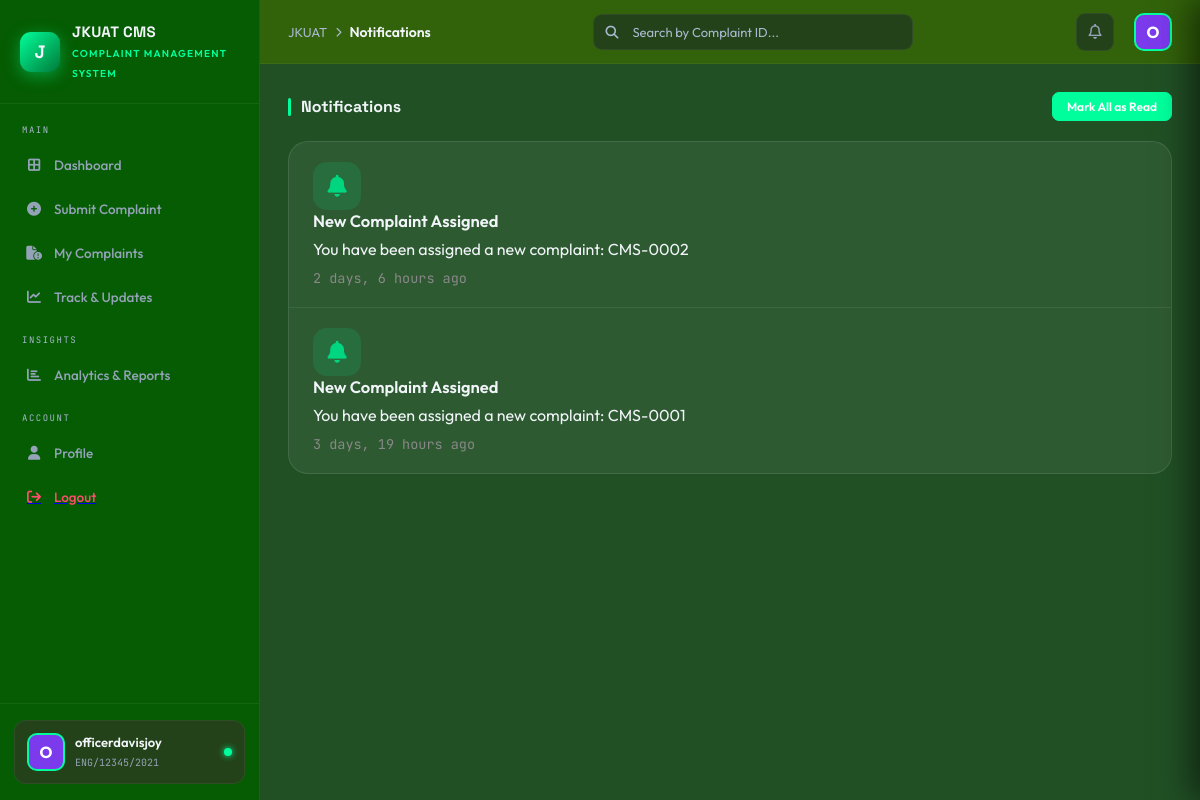
/accounts/client/notifications/ (signed in), run on the app's committed database.
### accounts/models.py (models this page shows, shortened)
class Profile(models.Model):
    user = models.OneToOneField(User, on_delete=models.CASCADE, related_name='profile')
    reg_id = models.CharField(
        max_length=50,
        unique=True,
        blank=True,
        null=True,
        verbose_name="Registration / Staff ID"
    )
    full_name = models.CharField(max_length=150, blank=True)
    phone = models.CharField(max_length=15, blank=True)
    department = models.CharField(max_length=100, blank=True)
    ROLE_CHOICES = [
        ('complainant', 'Complainant'),
        ('officer', 'Departmental Officer'),
        ('dean', 'Dean'),
    ]
    role = models.CharField(max_length=20, choices=ROLE_CHOICES, default='complainant')
    class Meta:
        verbose_name = "User Profile"
        verbose_name_plural = "User Profiles"

class Notification(models.Model):
    recipient = models.ForeignKey(User, on_delete=models.CASCADE, related_name='notifications')
    complaint = models.ForeignKey(Complaint, on_delete=models.CASCADE, null=True, blank=True)
    title = models.CharField(max_length=200)
    message = models.TextField()
    is_read = models.BooleanField(default=False)
    created_at = models.DateTimeField(auto_now_add=True)
    notification_type = models.CharField(
        max_length=50,
        choices=[
            ('new_complaint', 'New Complaint'),
            ('status_update', 'Status Update'),
            ('assignment', 'Assignment'),
            ('general', 'General'),
        ],
        default='general'
    )
    class Meta:
        ordering = ['-created_at']

### accounts/views.py (the view)
# urls.py: path('client/notifications/', views.client_notifications, name='client_notifications'),
@login_required
def client_notifications(request):
    notifications = Notification.objects.filter(recipient=request.user).order_by('-created_at')[:20]
    context = {'notifications': notifications}
    return render(request, 'clients/notifications.html', context)

### accounts/context_processors.py (called while the page is built)
def notifications(request):
    if request.user.is_authenticated:
        unread_notifications = Notification.objects.filter(recipient=request.user, is_read=False).order_by('-created_at')
        all_notifications = Notification.objects.filter(recipient=request.user).order_by('-created_at')[:20] # Last 20 notifications
        return {
            'unread_notifications_count': unread_notifications.count(),
            'notifications_list': all_notifications
        }
    return {
        'unread_notifications_count': 0,
        'notifications_list': []
    }

### accounts/templates/clients/notifications.html (shortened to what this page needs)
{% extends "clients/base.html" %}
{% block breadcrumb %}Notifications{% endblock %}
{% block content %}
<div class="page-wrap active" id="page-notifications">
    <div class="section-hdr">
        <div class="section-title">Notifications</div>
        {% if notifications %}
        <button class="btn-sm btn-green" onclick="markAllAsRead()">
            Mark All as Read
        </button>
        {% endif %}
    </div>
    <div class="notifications-container">
        {% for notif in notifications %}
        <div class="notif-item {% if not notif.is_read %}unread{% endif %}">
            <div class="notif-content">
                <div class="ni-icon">
                    <i class="fa-solid fa-bell"></i>
                </div>
                <div class="ni-body">
                    <div class="ni-title">{{ notif.title }}</div>
                    <div class="ni-message">{{ notif.message }}</div>
                    <div class="ni-time">{{ notif.created_at|timesince }} ago</div>
                </div>
            </div>
        </div>
        {% endfor %}
    </div>
</div>
{% endblock %}

### accounts/templates/clients/base.html (shortened to what this page needs)
{% load static %}
<!DOCTYPE html>
<html lang="en">
<head>
    <link rel="stylesheet" href="https://cdnjs.cloudflare.com/ajax/libs/font-awesome/6.4.0/css/all.min.css">
</head>
<body>
    <div class="shell">
        <aside class="sidebar" id="sidebar">
            <div class="brand">
                <div class="brand-logo">J</div>
                <div class="brand-info">
                    <h2>JKUAT CMS</h2>
                    <span>Complaint Management System</span>
                </div>
            </div>
            <div class="nav-links">
                <div class="nav-section">MAIN</div>
                <a href="{% url 'accounts:client_dashboard' %}" class="nav-item {% if request.resolver_match.url_name == 'client_dashboard' %}active{% endif %}">
                    <i class="fa-solid fa-border-all"></i> Dashboard
                </a>
                <a href="{% url 'accounts:submit_complaint' %}" class="nav-item {% if request.resolver_match.url_name == 'submit_complaint' %}active{% endif %}">
                    <i class="fa-solid fa-plus-circle"></i> Submit Complaint
                </a>
                <a href="{% url 'accounts:my_complaints' %}" class="nav-item {% if request.resolver_match.url_name == 'my_complaints' %}active{% endif %}">
                    <i class="fa-solid fa-file-circle-exclamation"></i> My Complaints
                </a>
                <a href="{% url 'accounts:track_complaints' %}" class="nav-item {% if request.resolver_match.url_name == 'track_complaints' %}active{% endif %}">
                    <i class="fa-solid fa-chart-line"></i> Track & Updates
                </a>
                <div class="nav-section">INSIGHTS</div>
                <a href="{% url 'accounts:client_analytics' %}" class="nav-item {% if request.resolver_match.url_name == 'client_analytics' %}active{% endif %}">
                    <i class="fa-solid fa-chart-bar"></i> Analytics & Reports
                </a>
                <div class="nav-section">ACCOUNT</div>
                <a href="{% url 'accounts:profile' %}" class="nav-item {% if request.resolver_match.url_name == 'profile' %}active{% endif %}">
                    <i class="fa-solid fa-user"></i> Profile
                </a>
                <a href="{% url 'accounts:user_logout' %}"><div class="nav-item logout"><i class="fa-solid fa-arrow-right-from-bracket"></i> Logout</div></a>
            </div>
            <div class="sidebar-footer">
                <div class="student-card">
                    <div class="student-avatar">{{ request.user.username|first|upper }}</div>
                    <div class="student-info">
                        <h4>{{ request.user.username|default:"Alex Mutua" }}</h4>
                        <span>{{ request.user.profile.reg_id|default:"ENG/12345/2021" }}</span>
                    </div>
                    <div class="online-dot"></div>
                </div>
            </div>
        </aside>
        <main class="main">
            <header class="topbar">
                <div class="topbar-left">
                    <div class="page-breadcrumb">
                        <span>JKUAT</span>
                        <i class="fa-solid fa-chevron-right" style="font-size:10px;color:var(--txt3)"></i>
                        <strong>{% block breadcrumb %}Dashboard{% endblock %}</strong>
                    </div>
                </div>
                <form action="{% url 'accounts:global_search' %}" method="GET" class="search-wrap">
                    <i class="fa-solid fa-magnifying-glass"></i>
                    <input type="text" name="q" placeholder="Search by Complaint ID..." id="globalSearch">
                </form>
                <div class="topbar-right">
                    <div class="icon-btn" onclick="toggleNotif()">
                        <i class="fa-regular fa-bell"></i>
                    </div>
                    <div class="avatar-btn" onclick="location.href='{% url 'accounts:profile' %}'">{{ request.user.username|first|upper }}</div>
                </div>
            </header>
            {% block content %}{% endblock %}
        </main>
    </div>
</body>
</html>

### data on the page
Notification: title "New Complaint Assigned", message "You have been assigned a new complaint: CMS-0002", created_at "2 days, 6 hours"
Notification: title "New Complaint Assigned", message "You have been assigned a new complaint: CMS-0001", created_at "3 days, 19 hours"

### other printed values
{{ request.user.username|first|upper }} "O"
{{ request.user.username|default:"Alex Mutua" }} "officerdavisjoy"
{{ request.user.profile.reg_id|default:"ENG/12345/2021" }} "ENG/12345/2021"
